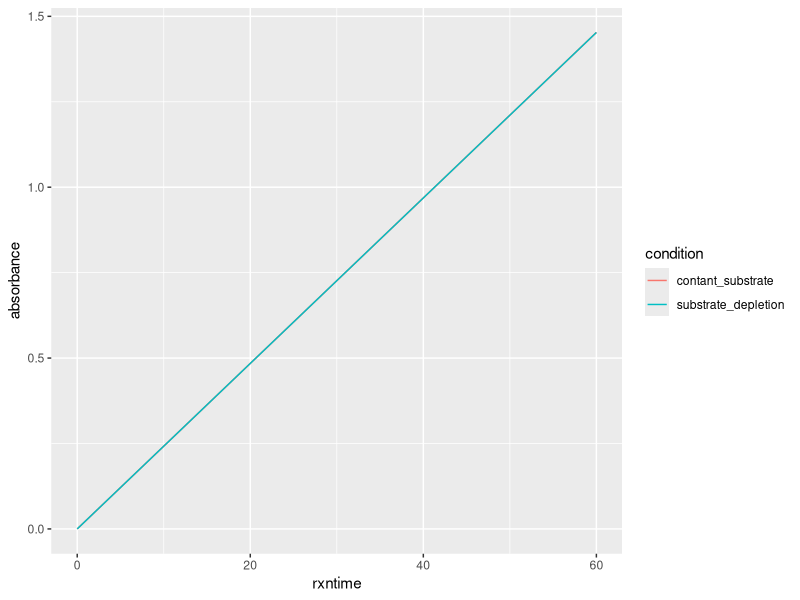
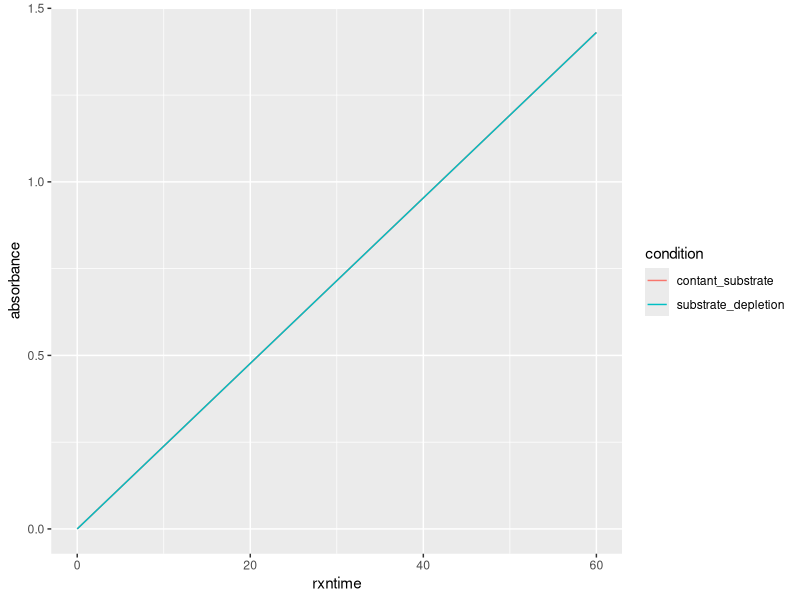
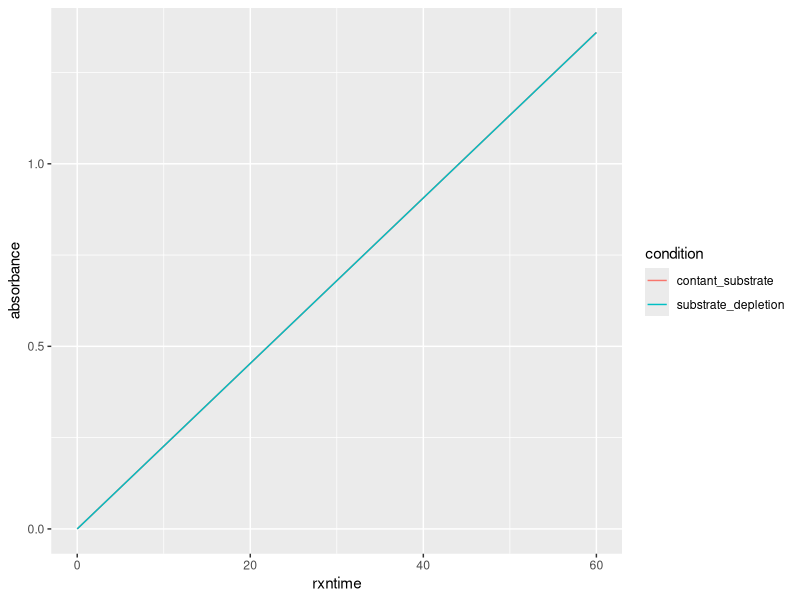
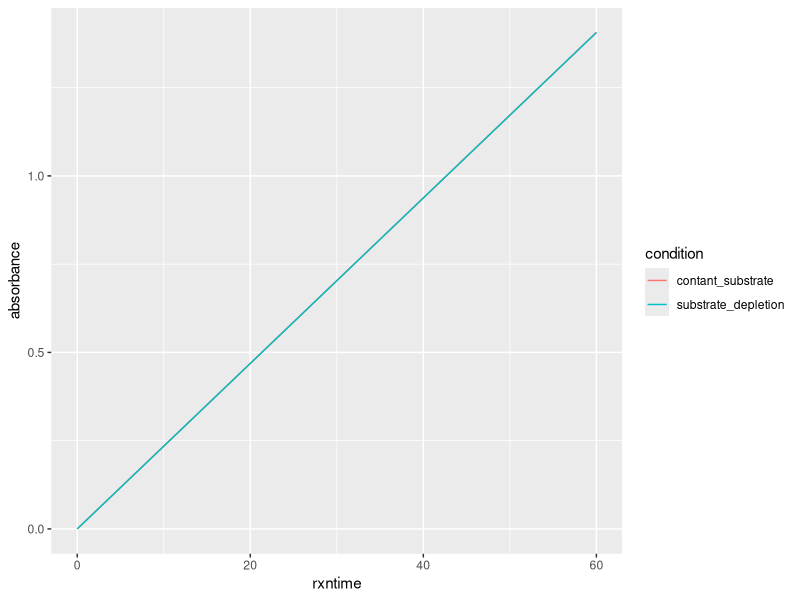
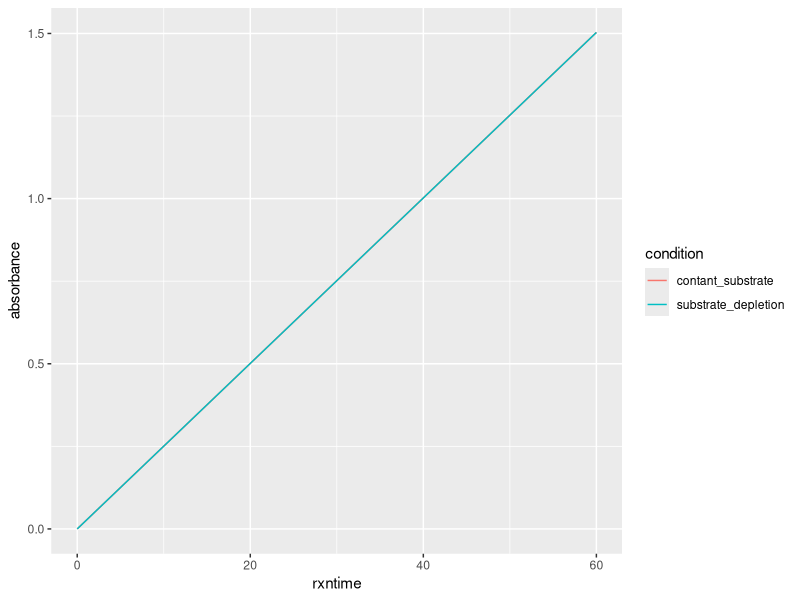

Reproduce these figures in R, in order.
## ---- chunk 1
library(tidyverse)
library(here)
library(readxl)
## ---- chunk 2
volumeCuvette = 0.003
abs = 1.5
extinctionCoeff = 6220
conc = 1.5/6220 #Molar
conc = conc * 1000000 #microMolar
velocity = conc * volumeCuvette #microMoles/min
velocity = velocity/60 #microMoles/s 
maxSubtrateConc = 250000 #microMolar
activeSites = 4 #number of active sites of the enzyme 
volumeEnzyme = 0.1 #millilitres
t = 60 #runtime
timeInterval = 1
## ---- chunk 3
enzymeConc_calc <- function(KM, Kcat){
  KM_S = (maxSubtrateConc + (KM * 1000))
  Vmax = (velocity * KM_S)/maxSubtrateConc 
  conc_of_enzyme = Vmax/(activeSites * Kcat)
  conc_of_enzyme = conc_of_enzyme * 10
  return(conc_of_enzyme)
}

Vmax_calc <- function(Kcat, enzymeConc){
  moles_of_enzyme = enzymeConc * volumeEnzyme
  Vmax = moles_of_enzyme * activeSites * Kcat
  return(Vmax)
}
## ---- chunk 4
#function to calculate velocity of enzyme reaction at given substrate concentration
velocity_calc <- function(s, vmax, km){
  v = (vmax * s)/(km + s)
  return(v)
}

#function to calculate new substrate concentration
substrateConc_calc <- function(s, v, t, rxntime){
  if (rxntime != 0){
    mole_alc = s * 0.003
    mole_alc = mole_alc - (v * t)
    s = mole_alc/0.003
    return(s)
  }
  else{
    return(s)
  }
}

#function to calculate remaining moles of substrate
molesSubstrate_calc <- function(s, v, t, rxntime){
  if (rxntime != 0){
    mole_alc = s * 0.003
    mole_alc = mole_alc - (v * t)
    return(mole_alc)
  }
  else{
    mole_alc = s * 0.003
    return(mole_alc)
  }
}

#function to calculate absorbance
absorbance_calc <- function(i, s){
  mole_product = i - s #moles of product
  conc_product = mole_product/0.003 #conctration of product microMolar
  conc_product = conc_product/1000000 #concentration of product in Molar
  abs = conc_product * 6220
  return(abs)
}
## ---- chunk 5

enzyme_calc <- function(substrate_Conc, K_m, Vmax){
  a <- numeric()
  b <- numeric()
  Km = K_m * 1000
  rxntime = 0 #sets rxntime at 0
  substrateConc = substrate_Conc * 1000 #initial substrate concentration
  initMolesSubs = substrateConc * volumeCuvette #initial Moles of substrate
  velocity = velocity_calc(substrateConc, Vmax, Km)
  while(rxntime <= t){
    molesSubstrate = molesSubstrate_calc(substrateConc, velocity,timeInterval, rxntime) #moles of substrate remaining
    velocity = velocity_calc(substrateConc, Vmax, Km)
    absorbance = absorbance_calc(initMolesSubs, molesSubstrate)
    substrateConc = substrateConc_calc(substrateConc, velocity, timeInterval, rxntime)
#    print(c(rxntime, velocity, molesSubstrate, substrateConc, absorbance))
    a <- c(a, absorbance)
    b <- c(b, rxntime)
    rxntime = rxntime + timeInterval
  }
  c <- numeric()
  d <- numeric()
  rxntime = 0 #sets rxntime at 0
  substrateConc = substrate_Conc * 1000 #initial substrate concentration
  initMolesSubs = substrateConc * volumeCuvette #initial Moles of substrate
  timeInterval = t
  velocity = velocity_calc(substrateConc, Vmax, Km)
  while(rxntime <= t){
    molesSubstrate = molesSubstrate_calc(substrateConc, velocity,timeInterval, rxntime) #moles of substrate remaining
    velocity = velocity_calc(substrateConc, Vmax, Km)
    absorbance = absorbance_calc(initMolesSubs, molesSubstrate)
    substrateConc = substrateConc_calc(substrateConc, velocity, timeInterval, rxntime)
    #print(c(rxntime, velocity, molesSubstrate, substrateConc, absorbance))
    c <- c(c, absorbance)
    d <- c(d, rxntime)
  rxntime = rxntime + timeInterval
  }
  df10 <- data.frame(a, b)
  df11 <- data.frame(c, d)
  colnames(df10) <- c("substrate_depletion", "rxntime")
  colnames(df11) <- c("contant_substrate", "rxntime")
  df12 <- merge(df10, df11, by = "rxntime", all = TRUE)
  df12 <- df12 %>%
  pivot_longer(cols = !rxntime, names_to = "condition", values_to = "absorbance") %>%
  drop_na()
  df12
}

## ---- chunk 6
rxn_params <- read_xlsx(here("data", "reaction_parameters.xlsx"))
rxn_params <- rxn_params %>% filter(inhibition_actual == "no_inhibition") %>% 
  mutate(enzyme_conc = signif(enzymeConc_calc(Km, Kcat), digits = 2)) %>% 
  mutate(Vmax = Vmax_calc(Kcat, enzyme_conc)) %>% 
  mutate(Vmax60 = Vmax * 60) 
# mutate(max_substrate_conc = maxSubtrateConc) %>%


rxn_params
## ---- chunk 7
df1 <- rxn_params %>% 
 mutate(data = pmap(list(160, Km, Vmax), enzyme_calc))

df1$data[1]
## ---- chunk 8
absorbanceGraphs <- function(df){
  df %>%
    ggplot() +
    aes(x = rxntime, y = absorbance, group = condition, colour = condition) +
    geom_line()
}
## ---- chunk 9
df1 <- df1 %>% 
 mutate(plot = map(data, absorbanceGraphs))

df1$plot
